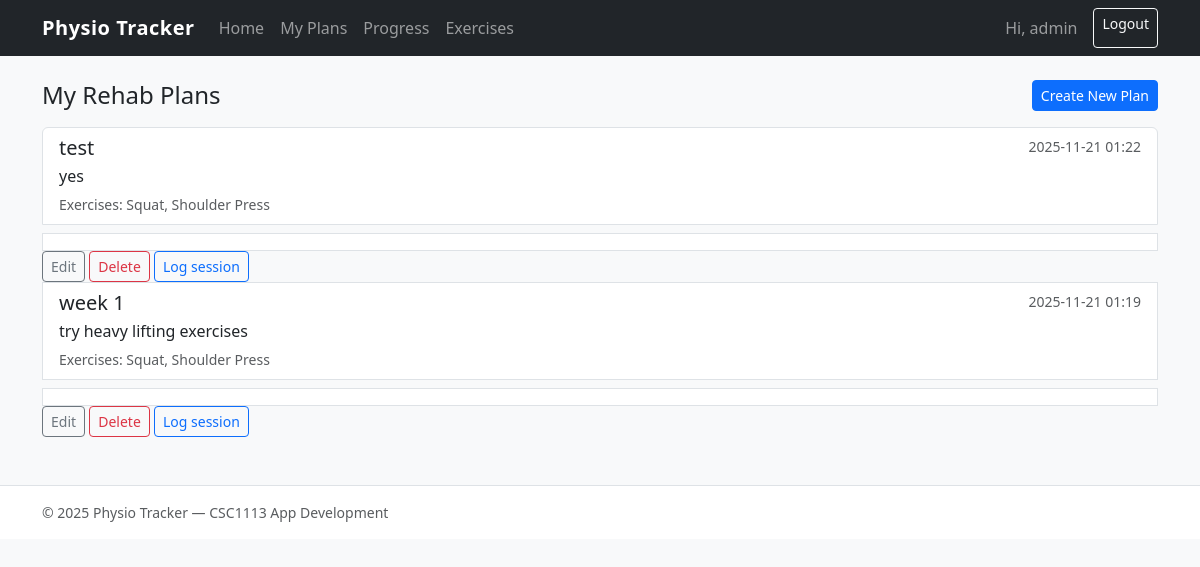
Screenshot of /plans/ (signed in) with the database file from the repository.
### tracker/models.py (models this page shows, shortened)
class Plan(models.Model):
    user = models.ForeignKey(User, on_delete=models.CASCADE)
    created_by = models.ForeignKey(
        User,
        on_delete=models.SET_NULL,
        null=True,
        blank=True,
        related_name='plans_created'
    )
    name = models.CharField(max_length=100)
    description = models.TextField(blank=True)
    exercises = models.ManyToManyField(Exercise, blank=True)
    created_at = models.DateTimeField(auto_now_add=True)

class Exercise(models.Model):
    BODY_AREAS = [
        ('Legs', 'Legs'),
        ('Shoulder', 'Shoulder'),
        ('Back', 'Back'),
        ('Neck', 'Neck'),
        ('Other', 'Other'),
    ]
    DIFFICULTIES = [
        ('Easy', 'Easy'),
        ('Medium', 'Medium'),
        ('Hard', 'Hard'),
    ]
    name = models.CharField(max_length=100)
    description = models.TextField()
    body_area = models.CharField(max_length=20, choices=BODY_AREAS)
    difficulty = models.CharField(max_length=10, choices=DIFFICULTIES)
    image = models.ImageField(upload_to='exercises/', blank=True, null=True)

### tracker/views.py (the view)
# urls.py: path('plans/', views.plan_list, name='plan_list'),
@login_required
def plan_list(request):
    if is_physio(request.user):
        plans = Plan.objects.filter(created_by=request.user).order_by('-created_at')
    else:
        plans = Plan.objects.filter(user=request.user).order_by('-created_at')
    return render(request, 'plan_list.html', {'plans': plans})

### tracker/views.py (called while the page is built)
def is_physio(user):
    return user.is_authenticated and user.groups.filter(name="Physio").exists()

### tracker/templates/plan_list.html (shortened to what this page needs)
{% extends "base.html" %}
{% block content %}
<div class="d-flex justify-content-between align-items-center mb-3">
  <h1 class="h4 mb-0">My Rehab Plans</h1>
  <a href="{% url 'plan_create' %}" class="btn btn-primary btn-sm">Create New Plan</a>
</div>
{% if plans %}
  <div class="list-group">
    {% for plan in plans %}
     <a href="{% url 'plan_detail' plan.pk %}" class="list-group-item list-group-item-action">
        <div class="d-flex w-100 justify-content-between">
          <h5 class="mb-1">{{ plan.name }}</h5>
          <small class="text-muted">{{ plan.created_at|date:"Y-m-d H:i" }}</small>
        </div>
        <p class="mb-1">{{ plan.description|default:"No description." }}</p>
        <small class="text-muted">
          Exercises:
          {% if plan.exercises.all %}
            {% for ex in plan.exercises.all %}
              {{ ex.name }}{% if not forloop.last %}, {% endif %}
            {% empty %}
              None yet
            {% endfor %}
          {% else %}
            None yet
          {% endif %}
        </small>
        <div class="mt-2">
          <a href="{% url 'plan_edit' plan.pk %}" class="btn btn-sm btn-outline-secondary">Edit</a>
          <a href="{% url 'plan_delete' plan.pk %}" class="btn btn-sm btn-outline-danger">Delete</a>
          <a href="{% url 'log_create_for_plan' plan.pk %}" class="btn btn-sm btn-outline-primary">Log session</a>
        </div>
      </a>
    {% endfor %}
  </div>
{% else %}
  <p class="text-muted">You don't have any rehab plans yet.</p>
{% endif %}
{% endblock %}

### tracker/templates/base.html (shortened to what this page needs)
{% load static %}
<!DOCTYPE html>
<html lang="en">
<head>
  <link href="https://cdn.jsdelivr.net/npm/bootstrap@5.3.3/dist/css/bootstrap.min.css" rel="stylesheet">
</head>
<body class="bg-light">
  <nav class="navbar navbar-expand-lg navbar-dark bg-dark">
    <div class="container">
      <a class="navbar-brand brand-logo" href="/">Physio Tracker</a>
      <div id="navContent" class="collapse navbar-collapse">
        <ul class="navbar-nav me-auto mb-2 mb-lg-0">
          <li class="nav-item"><a class="nav-link" href="/">Home</a></li>
          <li class="nav-item"><a class="nav-link" href="{% url 'plan_list' %}">My Plans</a></li>
          <li class="nav-item"><a class="nav-link" href="{% url 'log_list' %}">Progress</a></li>
          <li class="nav-item"><a class="nav-link" href="{% url 'exercise_list' %}">Exercises</a></li>
        </ul>
        <div class="d-flex">
         {% if request.user.is_authenticated %}
           <span class="navbar-text me-3">Hi, {{ request.user.username }}</span>
           <a class="btn btn-outline-light btn-sm" href="{% url 'logout' %}">Logout</a>
        {% else %}
           <a class="btn btn-outline-light btn-sm me-2" href="{% url 'login' %}">Login</a>
           <a class="btn btn-warning btn-sm" href="{% url 'register' %}">Sign up</a>
        {% endif %}
        </div>
      </div>
    </div>
  </nav>
  <main class="container py-4">
    {% block content %}{% endblock %}
  </main>
  <footer class="border-top bg-white py-3 mt-4">
    <div class="container small text-muted">
      &copy; {% now "Y" %} Physio Tracker — CSC1113 App Development
    </div>
  </footer>
</body>
</html>

### tracker/templates/base.html (style rules this page uses)
.brand-logo { font-weight: 700; letter-spacing: .5px; }

### rows the page displays
Plan: name "test", created_at "2025-11-21 01:22", description "yes"
Exercise: name "Squat"
Exercise: name "Shoulder Press"
Plan: name "week 1", created_at "2025-11-21 01:19", description "try heavy lifting exercises"

### other values shown
{{ request.user.username }} "admin"
